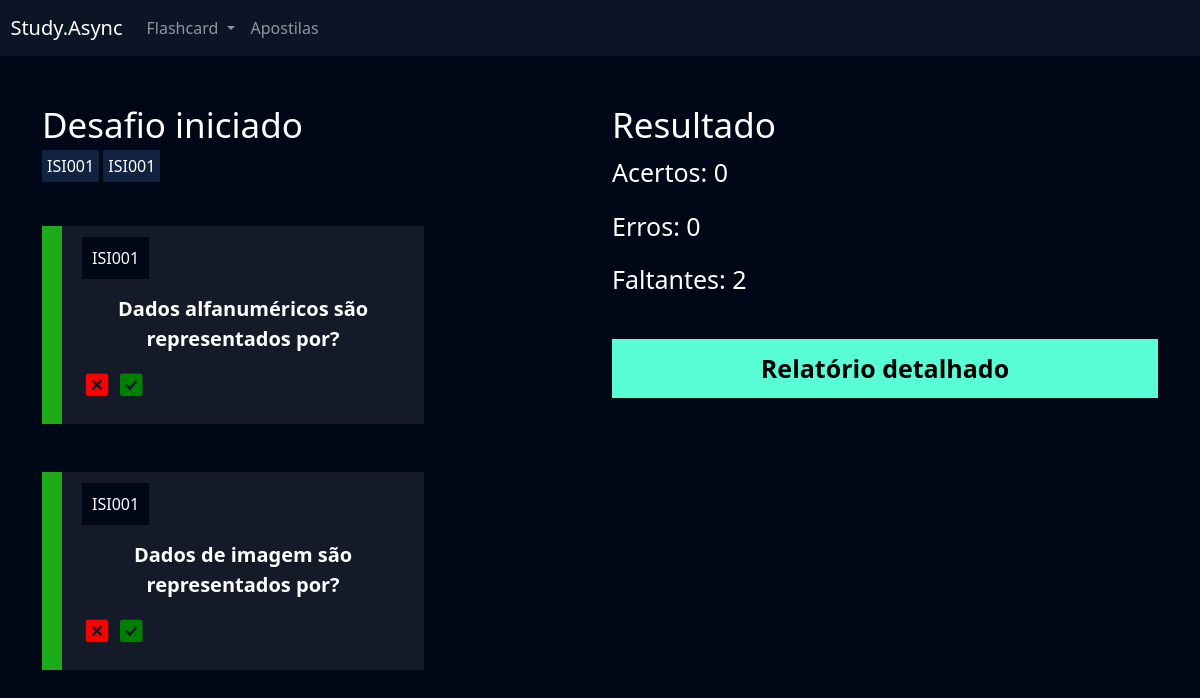
The app's page /flashcard/desafio/4/ (signed in), older data.
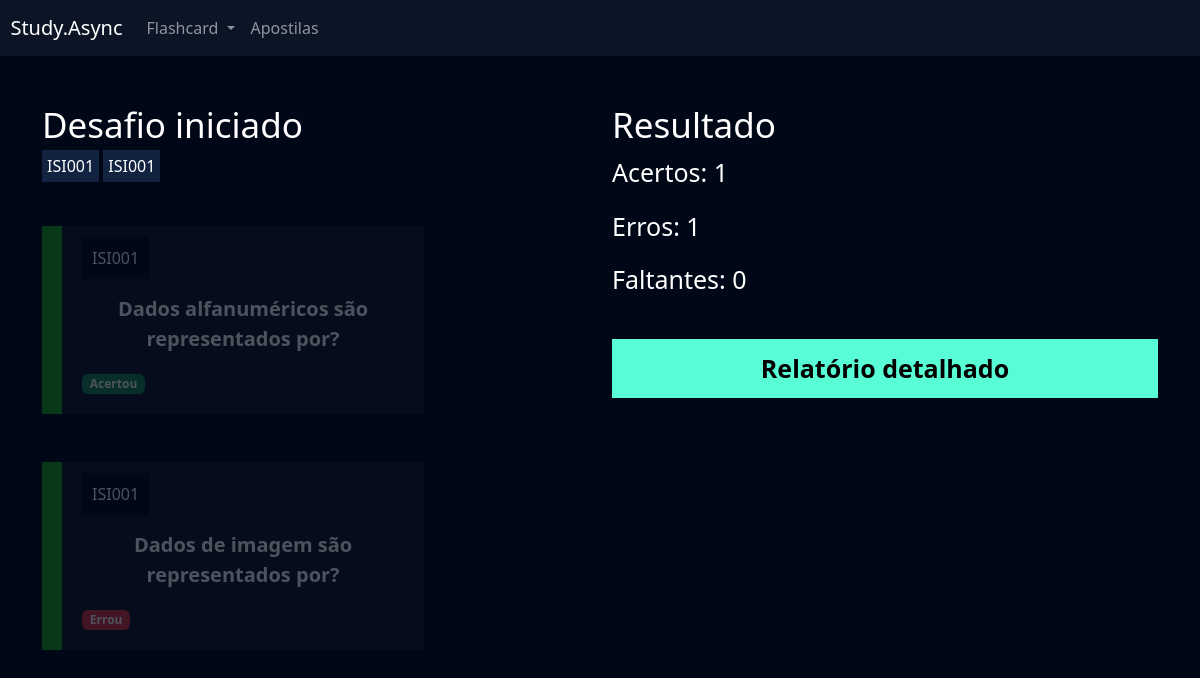
The same page, newer data.
### flashcard/models.py (models this page shows, shortened)
class FlashcardDesafio(models.Model):
    flashcard = models.ForeignKey(Flashcard, on_delete=models.DO_NOTHING)
    respondido = models.BooleanField(default=False)
    acertou = models.BooleanField(default=False)

class Flashcard(models.Model):
    DIFICULDADE_CHOICES = (('1', 'Semana 1'), ('2', 'Semana 2'), ('3', 'Semana 3'), ('4', 'Semana 4'), ('5', 'Semana 5'), ('6', 'Semana 6'), ('7', 'Semana 7'))
    user = models.ForeignKey(User, on_delete=models.DO_NOTHING)
    pergunta = models.TextField()
    resposta = models.TextField()
    categoria = models.ForeignKey(Categoria, on_delete=models.DO_NOTHING)
    dificuldade = models.CharField(max_length=1, choices=DIFICULDADE_CHOICES)
    @property
    def css_dificuldade(self):
        if self.dificuldade == '1':
            return 'flashcard-facil'
        elif self.dificuldade == '2':
            return 'flashcard-facil'
        elif self.dificuldade == '3':
            return 'flashcard-medio'
        elif self.dificuldade == '4':
            return 'flashcard-medio'
        elif self.dificuldade == '5':
            return 'flashcard-dificil'
        elif self.dificuldade == '6':
            return 'flashcard-dificil'
        elif self.dificuldade == '7':
            return 'flashcard-dificil'

class Categoria(models.Model):
    nome = models.CharField(max_length=20)
    def __str__(self):
        return self.nome

### flashcard/views.py (the view)
# urls.py: path('desafio/<int:id>/', views.desafio, name='desafio'),
def desafio(request, id):
    desafio = Desafio.objects.get(id=id)
    if not desafio.user == request.user:
        raise Http404()
    if request.method == 'GET':
        acertos = desafio.flashcards.filter(respondido=True).filter(acertou=True).count()
        erros = desafio.flashcards.filter(respondido=True).filter(acertou=False).count()
        faltantes = desafio.flashcards.filter(respondido=False).count()
        if not desafio.user == request.user:
            raise Http404()
        return render(
            request,
            'desafio.html',
            {
                'desafio': desafio,
                'acertos': acertos,
                'erros': erros,
                'faltantes': faltantes,
            },
        )

### flashcard/templates/desafio.html (shortened to what this page needs)
{% extends "base.html" %}
{% load static %}
{% block 'cabecalho' %}
    <link href="{% static 'usuarios/css/cadastro.css' %}" rel="stylesheet">
    <link href="{% static 'flashcard/css/novo_flashcard.css' %}" rel="stylesheet">
    <link href="{% static 'flashcard/css/iniciar_desafio.css' %}" rel="stylesheet">
    <link href="{% static 'flashcard/css/desafio.css' %}" rel="stylesheet">
    <link href='https://unpkg.com/boxicons@2.1.4/css/boxicons.min.css' rel='stylesheet'>
{% endblock 'cabecalho' %}
{% block 'conteudo' %}
    {% include "partials/header.html" %}
    <div class="container">
        <br>
        <br>
        <div class="row">
            <div class="col-md">
                <h3 class="fonte-secundaria" >Desafio iniciado</h3>
                {% for flash in desafio.flashcards.all %}
                    <span class="badge-categoria">{{flash.flashcard.categoria}}</span>
                {% endfor %}
                <br>
                <br>
                <br>
                {% for flash in desafio.flashcards.all %}
                    <div class="box-new-flashcard {% if flash.respondido %}op2{% endif %}">
                        <div class="flashcard {{flash.flashcard.css_dificuldade}}">
                            <div class="flashcard-categoria">
                                {{flash.flashcard.categoria}}
                            </div>
                            <br>
                            <br>
                            <div class="flashcard-box-item" onclick="flip_card({{flash.id}})">
                                <p class="flashcard-item">{{flash.flashcard.pergunta}}</p>
                            </div>
                            {% if not flash.respondido %}
                                <div class="responder">
                                    <a href="{% url 'responder_flashcard' flash.id %}?acertou=0&desafio_id={{desafio.id}}"><i class='bx bxs-x-square icone-vermelho'></i></a>
                                    <a href="{% url 'responder_flashcard' flash.id %}?acertou=1&desafio_id={{desafio.id}}"><i class='bx bxs-check-square icone-verde' ></i></a>
                                </div>
                            {% else %}
                                {% if flash.acertou %}
                                    <span class="badge bg-success">Acertou</span>
                                {% else %}
                                    <span class="badge bg-danger">Errou</span>
                                {% endif%}
                            {% endif %}
                        </div>
                    </div>
                    <br>
                    <br>
                {% endfor %}
            </div>
            <div class="col-md">
                <h3 class="fonte-secundaria">Resultado</h3>
                <p class="fonte-p">Acertos: {{acertos}}</p>
                <p class="fonte-p">Erros: {{erros}}</p>
                <p class="fonte-p">Faltantes: {{faltantes}}</p>
                <br>
                <a class="btn-cadastro btn-desafio" href="{% url 'relatorio' desafio.id %}">Relatório detalhado</a>
            </div>
        </div>
    </div>
{% endblock 'conteudo' %}

Row changes from the older to the newer data that the page shows:
changed FlashcardDesafio "Dados alfanuméricos são representados por?": now shows "Acertou"
changed FlashcardDesafio "Dados de imagem são representados por?": now shows "Errou"
Text that changed along with them:
{{ acertos }}: "0" → "1"
{{ erros }}: "0" → "1"
{{ faltantes }}: "2" → "0"
